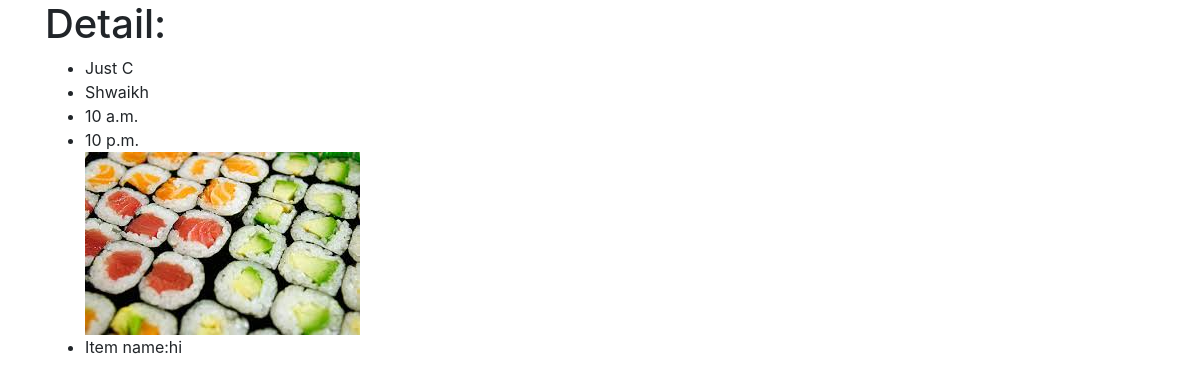
/restaurants/detail/just-c/, run on the app's committed database.
### restaurants/models.py (models this page shows, shortened)
class Restaurant(models.Model):
	name = models.CharField(max_length=225, unique=True)
	slug = models.SlugField(blank=True)
	description = models.TextField()
	opening_time = models.TimeField()
	closing_time = models.TimeField()
	logo = models.ImageField(null=True, blank=True, upload_to="logos")
	class Meta:
		ordering = ['name']

class Item(models.Model):
	restaurant = models.ForeignKey(Restaurant)
	name = models.CharField(max_length=225, unique=True)
	slug = models.SlugField(blank=True)
	description = models.TextField()
	price = models.DecimalField(max_digits=6, decimal_places=3)
	active = models.BooleanField(default=True)
	class Meta:
		ordering = ['name']

### restaurants/views.py (the view)
# urls.py: url(r'^detail/(?P<restaurant_slug>[-\w]+)/$', views.restaurant_detail, name = 'restaurant_detail'),
def restaurant_detail(request,restaurant_slug):
    time = timezone.now().time()
    restaurant = get_object_or_404(Restaurant, slug = restaurant_slug)
    items = restaurant.item_set.all()
    if not request.user.is_staff:
        items = restaurant.item_set.filter(active=True)
    context = {
    'item': restaurant,
    'items': items,
    'hour':time,
    }
    return render(request, 'restaurant_detail.html',context)

### restaurants/templates/restaurant_detail.html (shortened to what this page needs)
{% extends "base.html" %}
{% block content %}
{% if  hour > item.opening_time and hour < item.closing_time %}
	<h1>Detail:</h1>
	<ul>
		<li>{{item.name}}</li>
		<li>{{item.description}}</li>
		<li>{{item.opening_time}}</li>
		<li>{{item.closing_time}}</li>
	{% if item.logo %}
	  <img class="img-fluid" src="{{item.logo.url}}" alt="Card image cap">
	{% endif %}
		{% for object in items %}
		<li>Item name:{{object.name}}</li>
		{% endfor %}
	</ul>
{% else %}
	<h1>Closed...</h1>
{% endif %}
{% endblock content %}

### data on the page
Restaurant: name "Just C", description "Shwaikh", opening_time "10 a.m.", closing_time "10 p.m.", logo (picture)
Item: name "hi"
